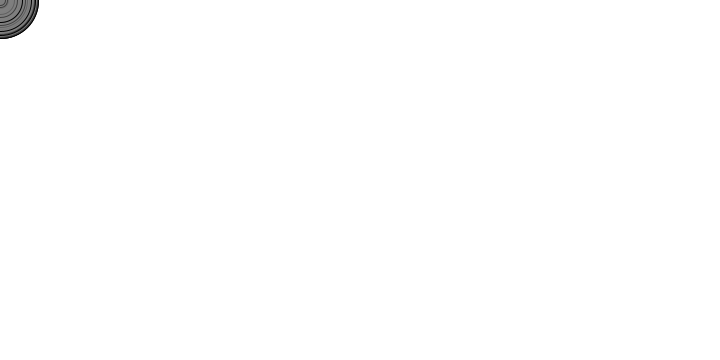
Frame 1 (no input)
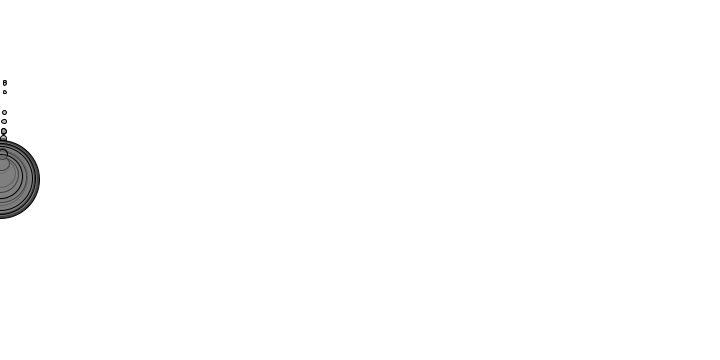
Frame 60 (the mouse pressed at the canvas centre just before this capture)
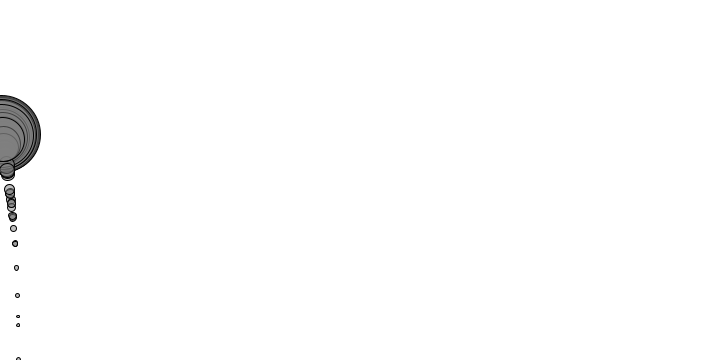
Frame 120 (the mouse held since frame 60 and released just before this capture)

The Processing sketch that drew these frames (run headless with seeded random() and noise(); from frame 60 on, the mouse is pressed at the canvas centre):

// Processing sketch: eg4
// ── eg4.pde
class Mover {
  
  PVector pos;
  PVector vel;
  PVector acc;
  
  float mass;
  
  Mover(PVector _pos, float _mass) {
    pos = _pos;
    vel = new PVector(0, 0);
    acc = new PVector(0, 0);
    
    mass = _mass;
  }
  
  void applyForce(PVector force) {
    PVector f = PVector.div(force, mass);
    acc.add(f);
  }
  
   void update() {
    checkEdges();
    vel.add(acc);
    pos.add(vel);
    acc.mult(0);
 }
 
 void display() {

   stroke(0);
   fill(128, 128);
   ellipse(pos.x, pos.y, mass * 16, mass * 16);
 }
 
 void checkEdges() {
   if (pos.x > width) {
     pos.x = width;
     vel.x *= -1;
   }
   else if (pos.x < 0) {
     pos.x = 0;
     vel.x *= -1;
   }
   if (pos.y > height) {
     pos.y = height;
     vel.y *= -1;
   }
   else if (pos.y < 0) {
     pos.y = 0;
     vel.y *= -1;
   }
 }
 
 PVector getGravity(Float c) {
   return new PVector(0, c*mass);
 }
 
 PVector getFriction(Float c) {
   PVector friction = vel.get();
   friction.mult(-1);
   friction.normalize();
   friction.mult(c);
   return friction;
 }
 
}

Mover[] movers = new Mover[100];
PVector wind;

void setup() {
  size(720, 360);
  background(255);
  wind = new PVector(0.001, 0);
  for(int i = 0; i < movers.length; i++) {
    movers[i] = new Mover(new PVector(0, 0), random(0.1,5));
  }
}

void draw() {
  background(255);
  for(int i = 0; i < movers.length; i++) {
    PVector gravity = movers[i].getGravity(0.1);
    PVector friction = movers[i].getFriction(0.01);
    movers[i].applyForce(gravity);
    movers[i].applyForce(friction);
    movers[i].applyForce(wind);
    movers[i].update();
    movers[i].display(); 
  }
}
